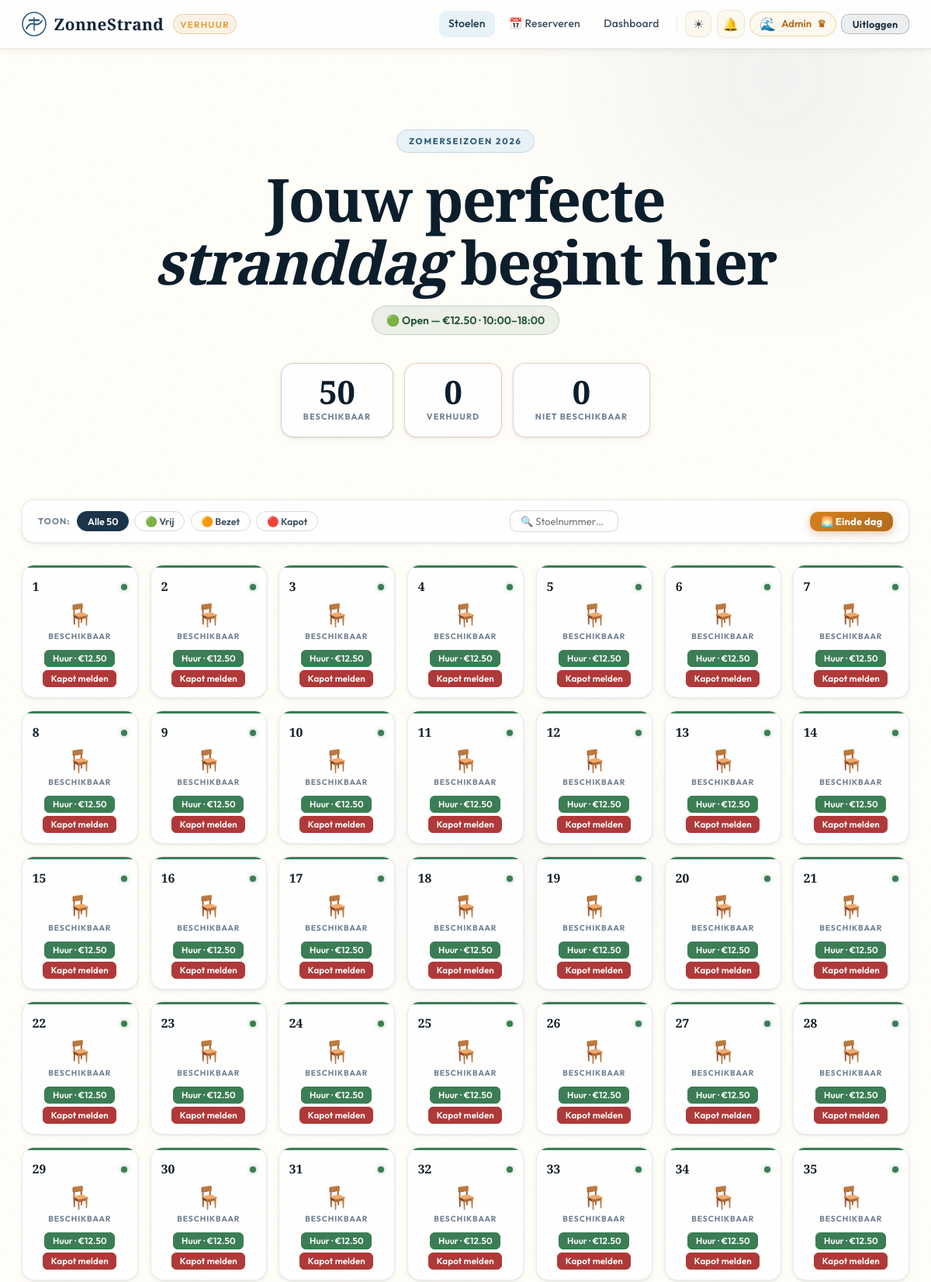
/ (signed in, upper part), run on the app's committed database.
### tables this page shows
CREATE TABLE chairs (
    id             INTEGER PRIMARY KEY AUTOINCREMENT,
    status         TEXT NOT NULL DEFAULT 'vrij',
    repair_reason  TEXT,
    repair_status  TEXT
);

### routes.py (the view)
@main_routes.route("/")
def index():
    chairs       = get_all_chairs()
    stats        = get_chair_stats()
    price, slot  = get_price_and_slot()
    renter_map   = {}
    for ch in chairs:
        if ch["status"] == "bezet":
            r = get_active_rental(ch["id"])
            if r: renter_map[ch["id"]] = r["rented_by"]
    search = request.args.get("q","").strip()
    show_onboarding = session.pop("onboarding", False)
    notif_count     = _notif_count()
    return render_template("index.html",
        chairs=chairs, stats=stats,
        user=session.get("user"), role=session.get("role"),
        current_price=price, current_slot=slot,
        always_open=is_always_open(),
        renter_map=renter_map,
        broken_reasons=BROKEN_REASONS,
        now=datetime.now(),
        search=search,
        show_onboarding=show_onboarding,
        notif_count=notif_count,
        time_slots=TIME_SLOTS)

### models.py (called while the page is built)
def get_db():
    conn = sqlite3.connect(DB_NAME)
    conn.row_factory = sqlite3.Row
    return conn

def get_all_chairs():
    conn = get_db()
    chairs = conn.execute("SELECT * FROM chairs ORDER BY id").fetchall()
    conn.close()
    return chairs

def get_chair_stats():
    conn = get_db()
    r = conn.execute("""
        SELECT
          SUM(CASE WHEN status='vrij'  THEN 1 ELSE 0 END) vrij,
          SUM(CASE WHEN status='bezet' THEN 1 ELSE 0 END) bezet,
          SUM(CASE WHEN status='kapot' OR status='in_reparatie' THEN 1 ELSE 0 END) kapot
        FROM chairs
    """).fetchone()
    conn.close()
    return {"vrij": r["vrij"] or 0, "bezet": r["bezet"] or 0, "kapot": r["kapot"] or 0}

def count_unread_notifications(username):
    try:
        conn = get_db()
        n = conn.execute(
            "SELECT COUNT(*) FROM notifications WHERE username=? AND is_read=0", (username,)
        ).fetchone()[0]
        conn.close()
        return n
    except Exception:
        return 0

def get_setting(key):
    conn = get_db()
    r = conn.execute("SELECT value FROM settings WHERE key=?", (key,)).fetchone()
    conn.close()
    return r["value"] if r else None

def is_always_open():
    return get_setting("always_open") == "true"

### routes.py (called while the page is built)
def logged_in(): return "user" in session

def get_price_and_slot():
    if is_always_open():
        h = datetime.now().hour
        return (10.0, "15:00–18:00") if h >= 15 else (12.5, "10:00–18:00")
    h = datetime.now().hour
    if h < 10 or h >= 18: return None, None
    return (10.0, "15:00–18:00") if h >= 15 else (12.5, "10:00–18:00")

def _notif_count():
    if not logged_in(): return 0
    try:
        return count_unread_notifications(session["user"])
    except Exception:
        return 0

### templates/index.html (shortened to what this page needs)
{% extends "base.html" %}
{% block content %}
<section class="hero-section">
    <div class="hero-eyebrow">Zomerseizoen 2026</div>
    <h1 class="hero-display">Jouw perfecte<br><em>stranddag</em> begint hier</h1>
    <p class="hero-lead">
        {% if always_open %}
            <span class="status-pill pill-open">🔓 Altijd verhuurbaar (override aan)</span>
        {% elif current_price %}
            <span class="status-pill pill-open">🟢 Open — €{{ "%.2f"|format(current_price|float) }} · {{ current_slot }}</span>
        {% else %}
            <span class="status-pill pill-closed">🔴 Gesloten — verhuur 10:00–18:00</span>
        {% endif %}
    </p>
    <div class="stat-row">
        <div class="stat-card s-vrij">
            <span class="stat-val" id="stat-vrij">{{ stats.vrij }}</span>
            <span class="stat-lbl">Beschikbaar</span>
        </div>
        <div class="stat-card s-bezet">
            <span class="stat-val" id="stat-bezet">{{ stats.bezet }}</span>
            <span class="stat-lbl">Verhuurd</span>
        </div>
        <div class="stat-card s-kapot">
            <span class="stat-val" id="stat-kapot">{{ stats.kapot }}</span>
            <span class="stat-lbl">Niet beschikbaar</span>
        </div>
    </div>
</section>
<div class="controls-bar">
    <div class="filter-set">
        <span class="filter-label">Toon:</span>
        <button class="filt is-active" data-filter="all">Alle 50</button>
        <button class="filt" data-filter="vrij">🟢 Vrij</button>
        <button class="filt" data-filter="bezet">🟠 Bezet</button>
        <button class="filt" data-filter="kapot">🔴 Kapot</button>
    </div>
    <div class="chair-search-wrap">
        <input type="number" id="chair-search" class="chair-search-input"
               placeholder="🔍 Stoelnummer…" min="1" max="50"
               aria-label="Zoek op stoelnummer">
    </div>
    <div class="controls-end">
        {% if role == 'admin' %}
        <a href="/free-all" class="btn btn-eod btn-sm"
           data-confirm="Alle bezette stoelen vrijmaken? (Einde dag)">🌅 Einde dag</a>
        {% endif %}
    </div>
</div>
<div class="chair-grid" id="chair-grid">
{% for chair in chairs %}
{% set cid    = chair['id'] %}
{% set status = chair['status'] %}
{% set renter = renter_map.get(cid) %}
{% set broken = status in ('kapot','in_reparatie') %}
<article class="chair-card {{ status }}"
         data-status="{{ 'kapot' if broken else status }}"
         data-id="{{ cid }}">
    <div class="cc-header">
        <span class="cc-number">{{ cid }}</span>
        <span class="cc-indicator ind-{{ status }}"></span>
    </div>
    <div class="cc-icon">
        {% if status == 'vrij' %}🪑
        {% elif status == 'bezet' %}👤
        {% elif status == 'in_reparatie' %}🛠
        {% else %}🔧{% endif %}
    </div>
    <div class="cc-status">
        {% if status == 'vrij' %}Beschikbaar
        {% elif status == 'bezet' %}Verhuurd
        {% elif status == 'in_reparatie' %}In reparatie
        {% else %}Kapot{% endif %}
    </div>
    <div class="cc-actions">
    {% if user %}
        {% if status == 'vrij' %}
            {% if current_price %}
            <a href="/checkout/{{ cid }}" class="btn btn-success btn-xs">
                Huur · €{{ "%.2f"|format(current_price|float) }}
            </a>
            {% else %}
            <span class="cc-closed">Gesloten</span>
            {% endif %}
            <button class="btn btn-danger btn-xs" onclick="openBrokenModal({{ cid }})" type="button">Kapot melden</button>
        {% endif %}
    {% else %}
        <a href="/login" class="cc-login-link">Login om te huren →</a>
    {% endif %}
    </div>
</article>
{% endfor %}
</div>
{% endblock %}

### data on the page
chairs: id "1", status "BESCHIKBAAR", current_price "12.50"
chairs: id "2", status "BESCHIKBAAR", current_price "12.50"
chairs: id "3", status "BESCHIKBAAR", current_price "12.50"
chairs: id "4", status "BESCHIKBAAR", current_price "12.50"
chairs: id "5", status "BESCHIKBAAR", current_price "12.50"
chairs: id "6", status "BESCHIKBAAR", current_price "12.50"
chairs: id "7", status "BESCHIKBAAR", current_price "12.50"
chairs: id "8", status "BESCHIKBAAR", current_price "12.50"
chairs: id "9", status "BESCHIKBAAR", current_price "12.50"
chairs: id "10", status "BESCHIKBAAR", current_price "12.50"
chairs: id "11", status "BESCHIKBAAR", current_price "12.50"
chairs: id "12", status "BESCHIKBAAR", current_price "12.50"
chairs: id "13", status "BESCHIKBAAR", current_price "12.50"
chairs: id "14", status "BESCHIKBAAR", current_price "12.50"
chairs: id "15", status "BESCHIKBAAR", current_price "12.50"
chairs: id "16", status "BESCHIKBAAR", current_price "12.50"
chairs: id "17", status "BESCHIKBAAR", current_price "12.50"
chairs: id "18", status "BESCHIKBAAR", current_price "12.50"
chairs: id "19", status "BESCHIKBAAR", current_price "12.50"
chairs: id "20", status "BESCHIKBAAR", current_price "12.50"
chairs: id "21", status "BESCHIKBAAR", current_price "12.50"
chairs: id "22", status "BESCHIKBAAR", current_price "12.50"
chairs: id "23", status "BESCHIKBAAR", current_price "12.50"
chairs: id "24", status "BESCHIKBAAR", current_price "12.50"
chairs: id "25", status "BESCHIKBAAR", current_price "12.50"
chairs: id "26", status "BESCHIKBAAR", current_price "12.50"
chairs: id "27", status "BESCHIKBAAR", current_price "12.50"
chairs: id "28", status "BESCHIKBAAR", current_price "12.50"
chairs: id "29", status "BESCHIKBAAR", current_price "12.50"
chairs: id "30", status "BESCHIKBAAR", current_price "12.50"
chairs: id "31", status "BESCHIKBAAR", current_price "12.50"
chairs: id "32", status "BESCHIKBAAR", current_price "12.50"
chairs: id "33", status "BESCHIKBAAR", current_price "12.50"
chairs: id "34", status "BESCHIKBAAR", current_price "12.50"
chairs: id "35", status "BESCHIKBAAR", current_price "12.50"

### other printed values
{{ session.get('avatar_emoji', '🌊') }} "🌊"
{{ session.get('user') }} "Admin"
{{ "%.2f"|format(current_price|float) }} "12.50"
{{ current_slot }} "10:00–18:00"
{{ stats.vrij }} "50"
{{ stats.bezet }} "0"
{{ stats.kapot }} "0"
